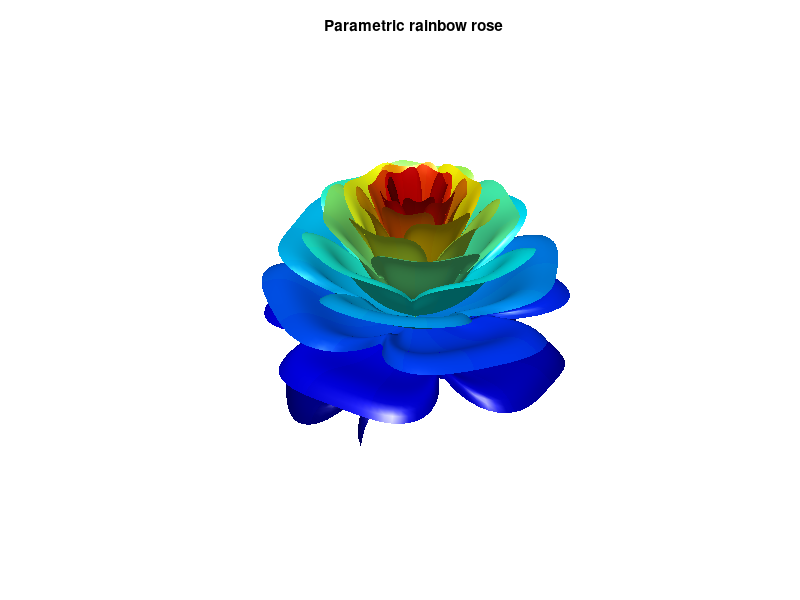

The MATLAB script that drew this image:
%=============================================================================
% Copyright (c) 2026-present Allan CORNET (Nelson)
%=============================================================================
% This file is part of Nelson.
%=============================================================================
% LICENCE_BLOCK_BEGIN
% SPDX-License-Identifier: LGPL-3.0-or-later
% LICENCE_BLOCK_END
%=============================================================================
% Render a parametric rose surface.
% The petals oscillate 3.6 times per turn over ten turns: sample the angle finely.
radialCoordinates = linspace(0, 1, 30);
angularCoordinates = linspace(-2, 20 * pi, 1200);
[radiusGrid, angleGrid] = meshgrid(radialCoordinates, angularCoordinates);

petalShape = 1 - 0.5 * ((5 / 4) * ...
  (1 - mod(3.6 * angleGrid, 2 * pi) / pi) .^ 2 - 0.25) .^ 2;
decay = 2 * exp(-angleGrid / (8 * pi));
decaySine = sin(decay);
decayCosine = cos(decay);
radialModulation = 1.99 * radiusGrid .^ 2 .* ...
  (1.2 * radiusGrid - 1) .^ 2 .* decaySine;
surfaceRadius = petalShape .* ...
  (radiusGrid .* decaySine + radialModulation .* decayCosine);

x = surfaceRadius .* sin(angleGrid);
y = surfaceRadius .* cos(angleGrid);
z = petalShape .* ...
  (radiusGrid .* decayCosine - radialModulation .* decaySine);

figureHandle = figure('SelectionHighlight', 'off', 'Name', 'Parametric rainbow rose', 'NumberTitle', 'off');
axesHandle = axes('Parent', figureHandle);
surf(axesHandle, x, y, z, angleGrid, 'LineStyle', 'none', 'FaceLighting', 'gouraud');
axis(axesHandle, 'equal');
axis(axesHandle, 'off');
colormap(axesHandle, jet(128));
view(axesHandle, 3);
light(axesHandle, 'Position', [-2 -2 4]);
title(axesHandle, 'Parametric rainbow rose', 'Visible', 'on');
%=============================================================================
